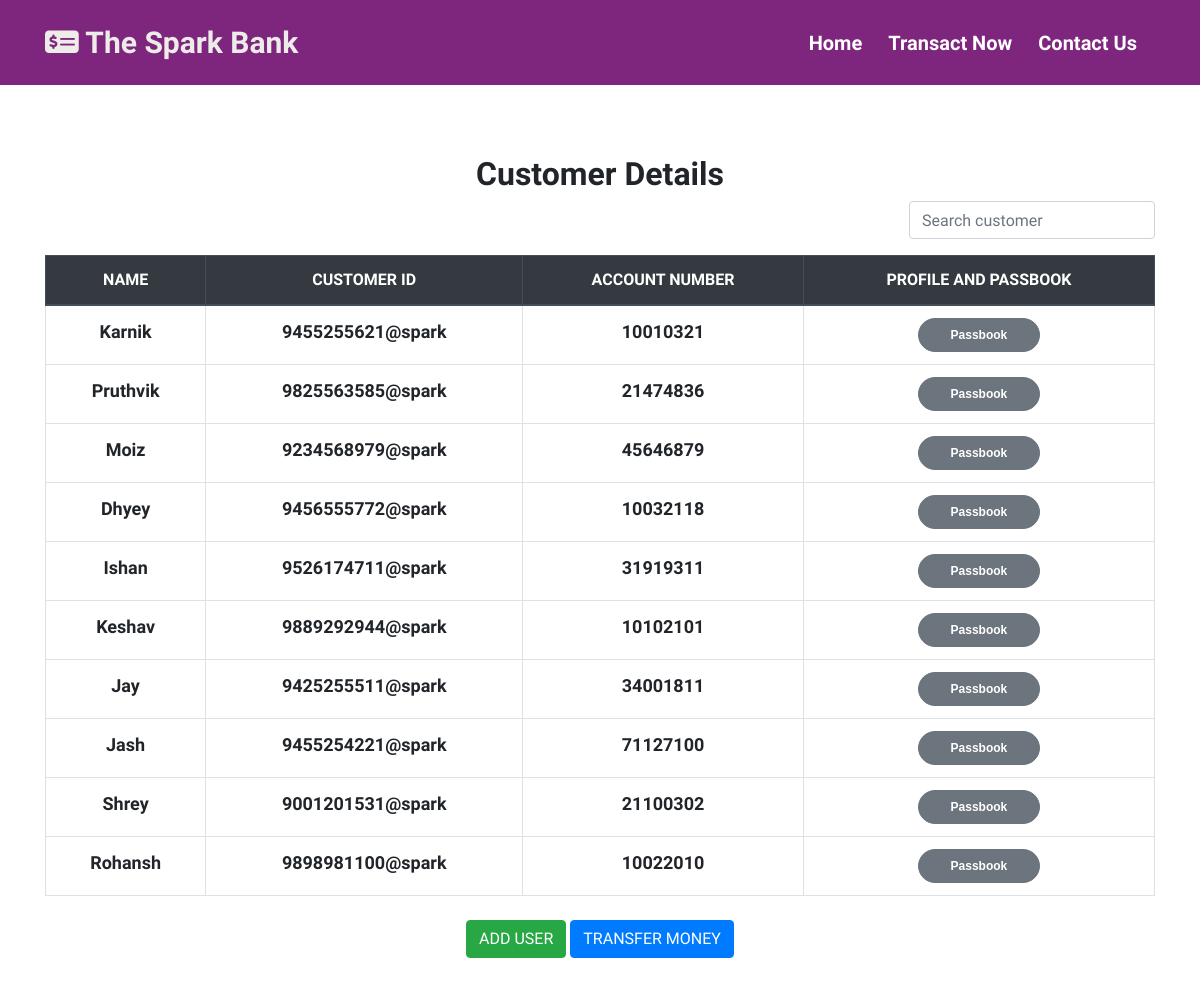
/customer.php, run on the app's committed database.
### tables this page shows
CREATE TABLE `users` (
  `id` int(11) NOT NULL,
  `name` varchar(25) NOT NULL,
  `account_number` int(11) NOT NULL,
  `email` varchar(75) NOT NULL,
  `number` varchar(20) NOT NULL,
  `balance` float NOT NULL,
  `customer_id` varchar(30) NOT NULL,
  `upi_pin` int(6) NOT NULL
);

### customer.php (the view, shortened to what this page needs)
<?php
require('connection.inc.php');
$sql = mysqli_query($con, "select * from users");
?>
<!DOCTYPE html>
<html lang="en">
<head>
    <link rel="stylesheet" href="https://cdn.jsdelivr.net/npm/bootstrap@4.5.3/dist/css/bootstrap.min.css">
    <link rel="stylesheet" href="style.css">
    <link rel="stylesheet" href="style-customer.css">
</head>
<body>
    <nav class="navbar navbar-expand-lg navbar-light" style="background-color: rgb(126, 38, 126);">
        <div class="container">
            <a class="navbar-brand" href="index.php"><i class="fas fa-money-check-alt"></i> The Spark Bank</a>
            <div class="collapse navbar-collapse" id="navbarNavAltMarkup">
                <div class="navbar-nav ml-auto">
                    <a class="nav-link active" aria-current="page" href="index.php">Home</a>
                    <a class="nav-link" href="transact.php">Transact Now</a>
                    <a class="nav-link" href="#">Contact Us</a>
                </div>
            </div>
        </div>
    </nav>
    <div class="container text-center">
        <div class="row">
            <div class="col-md-12 text-center">
                <h2><b>Customer Details</b></h2>
            </div>
            <div class="ml-auto">
                <div class="form-group">
                    <input class="form-control" type="text" name="" id="myInput" placeholder="Search customer" onkeyup="searchfun()">
                </div>
            </div>
            <div class="table-responsive mb-2">
                <table class="table table-hover table-bordered text-center" id="myTable">
                    <thead class="thead-dark">
                        <tr>
                            <th scope="col">NAME</th>
                            <th scope="col">CUSTOMER ID</th>
                            <th scope="col">ACCOUNT NUMBER</th>
                            <th scope="col">PROFILE AND PASSBOOK</th>
                        </tr>
                    </thead>
                    <tbody>
                        <?php while ($row = mysqli_fetch_assoc($sql)) { ?>
                            <tr>
                                <td><?php echo $row['name'] ?></td>
                                <td scope="row"><?php echo $row['customer_id'] ?></td>
                                <td><?php echo $row['account_number'] ?></td>
                                <td>
                                    <a href="passbook.php?id=<?php echo $row['id'] ?>"> <button type="button" class="btn btn-secondary btn-lg">Passbook</button></a>
                                </td>
                            </tr>
                        <?php } ?>
                    </tbody>
                </table>
            </div>
        </div>
        <p>
            <button type="button" class="btn btn-success ml-auto" data-target="#exampleModalScrollable" data-toggle="modal">ADD USER</button>
            <a href="transact.php"><button type="button" class="btn btn-primary ml-auto">TRANSFER MONEY</button></a>
        </p>
    </div>
</body>
</html>

### style.css (style rules this page uses)
body { margin: 0px; padding: 0px; font-family: 'Baloo Bhai 2', cursive; }
.navbar { margin: 0px; padding: 15px; text-align: center; }
.navbar .container .navbar-brand { color: rgb(238, 236, 232); }
.navbar .container .collapse .navbar-nav .nav-link { color: white; margin-right: 10px; }
.navbar-brand { font-size: 30px; font-weight: 700; }
.navbar-nav a:link { text-decoration: none; }
.nav-link { font-size: 20px; font-weight: 700; }
.row { padding-top: 25px; width: 100%; margin-left: auto; margin-right: auto; }

### style-customer.css (style rules this page uses)
* { margin:0; padding:0; text-align: center; font-family: 'Baloo Bhai 2', cursive; }
td { font-weight: bold; }
h2 { margin-top: 45px; }
tbody { font-size: 18px; }
p { margin-top: 0px; margin-bottom: 25px; }
.table-responsive .btn { display: inline-block; padding: 1.0rem 2.0rem 1.0rem 2.0rem; border-radius: 1.5rem; font: 700 0.75rem/0 sans-serif; text-decoration: none; transition: all 0.2s; }
.form-group { text-align: left; }
input { text-align: left; }

### data on the page
users: name "Karnik", customer "9455255621@spark", account_number "10010321"
users: name "Pruthvik", customer "9825563585@spark", account_number "21474836"
users: name "Moiz", customer "9234568979@spark", account_number "45646879"
users: name "Dhyey", customer "9456555772@spark", account_number "10032118"
users: name "Ishan", customer "9526174711@spark", account_number "31919311"
users: name "Keshav", customer "9889292944@spark", account_number "10102101"
users: name "Jay", customer "9425255511@spark", account_number "34001811"
users: name "Jash", customer "9455254221@spark", account_number "71127100"
users: name "Shrey", customer "9001201531@spark", account_number "21100302"
users: name "Rohansh", customer "9898981100@spark", account_number "10022010"
